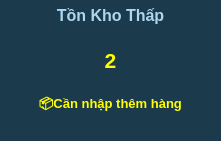
     <widget class="QWidget" name="wg_tkt" native="true">
      <property name="geometry">
       <rect>
        <x>410</x>
        <y>60</y>
        <width>221</width>
        <height>141</height>
       </rect>
      </property>
      <property name="styleSheet">
       <string notr="true">background-color: #1B3A4B;
</string>
      </property>
      <widget class="QLabel" name="lb_tkt">
       <property name="geometry">
        <rect>
         <x>0</x>
         <y>0</y>
         <width>221</width>
         <height>31</height>
        </rect>
       </property>
       <property name="font">
        <font>
         <family>Arial</family>
         <weight>75</weight>
         <bold>true</bold>
        </font>
       </property>
       <property name="styleSheet">
        <string notr="true">color: #AED6F1;</string>
       </property>
       <property name="text">
        <string>&lt;html&gt;&lt;head/&gt;&lt;body&gt;&lt;p align=&quot;center&quot;&gt;&lt;span style=&quot; font-size:12pt;&quot;&gt;Tồn Kho Thấp&lt;/span&gt;&lt;/p&gt;&lt;/body&gt;&lt;/html&gt;</string>
       </property>
      </widget>
      <widget class="QLabel" name="lb_tkt_1">
       <property name="geometry">
        <rect>
         <x>0</x>
         <y>30</y>
         <width>221</width>
         <height>61</height>
        </rect>
       </property>
       <property name="font">
        <font>
         <family>Arial</family>
         <weight>50</weight>
         <bold>false</bold>
        </font>
       </property>
       <property name="styleSheet">
        <string notr="true">color: yellow;</string>
       </property>
       <property name="text">
        <string>&lt;html&gt;&lt;head/&gt;&lt;body&gt;&lt;p align=&quot;center&quot;&gt;&lt;span style=&quot; font-size:16pt; font-weight:600;&quot;&gt;2&lt;/span&gt;&lt;/p&gt;&lt;/body&gt;&lt;/html&gt;</string>
       </property>
      </widget>
      <widget class="QLabel" name="lb_tkt_2">
       <property name="geometry">
        <rect>
         <x>0</x>
         <y>80</y>
         <width>221</width>
         <height>51</height>
        </rect>
       </property>
       <property name="font">
        <font>
         <family>Arial</family>
         <weight>50</weight>
         <bold>false</bold>
        </font>
       </property>
       <property name="styleSheet">
        <string notr="true">color: yellow;</string>
       </property>
       <property name="text">
        <string>&lt;!DOCTYPE HTML PUBLIC &quot;-//W3C//DTD HTML 4.0//EN&quot; &quot;http://www.w3.org/TR/REC-html40/strict.dtd&quot;&gt;
&lt;html&gt;&lt;head&gt;&lt;meta name=&quot;qrichtext&quot; content=&quot;1&quot; /&gt;&lt;style type=&quot;text/css&quot;&gt;
p, li { white-space: pre-wrap; }
&lt;/style&gt;&lt;/head&gt;&lt;body style=&quot; font-family:'Segoe UI Semilight'; font-size:8pt; font-weight:400; font-style:normal;&quot;&gt;
&lt;p align=&quot;center&quot; style=&quot; margin-top:0px; margin-bottom:0px; margin-left:0px; margin-right:0px; -qt-block-indent:0; text-indent:0px;&quot;&gt;&lt;span style=&quot; font-family:'Lexend Light'; font-size:10pt; font-weight:600;&quot;&gt;📦Cần nhập thêm hàng&lt;/span&gt;&lt;/p&gt;&lt;/body&gt;&lt;/html&gt;</string>
       </property>
      </widget>
     </widget>
